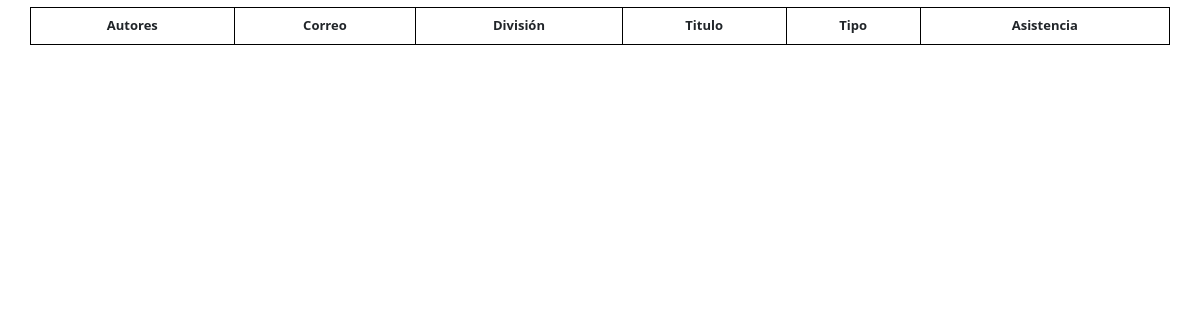
Before: /informe/ (signed in) with the older database file.
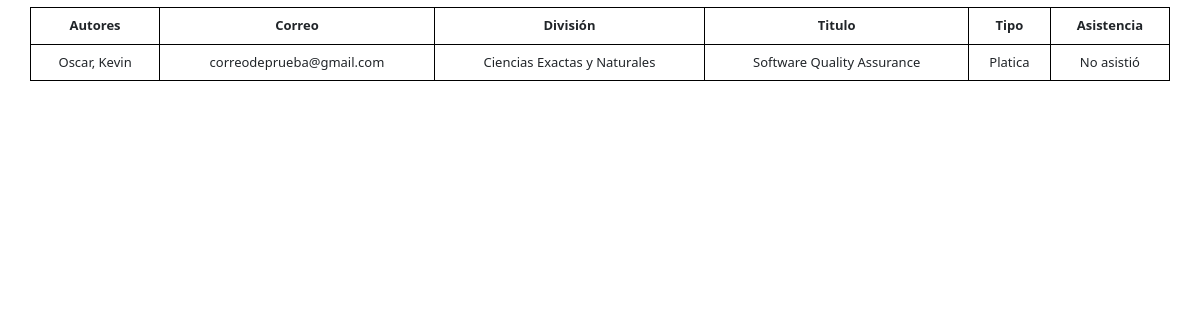
After: the same page with the newer database file.
### Aplicacion/models.py (models this page shows, shortened)
class InputModel(models.Model):
    autores = models.TextField()
    correo = models.EmailField(max_length=250)
    division = models.CharField(max_length=250)
    titulo = models.CharField(max_length=250)
    tipo = models.CharField(max_length=250, choices=[('Platica', 'Plática'), ('Poster', 'Póster')], default='')
    resumen = models.FileField(upload_to=update_filename, null=True)
    asistencia = models.BooleanField(default = False)
    code = models.ImageField(blank=True)
    ESTADO_REVISION = [
        (1, 'sin revision'),
        (2, 'pendiente'),
        (3, 'aceptada'),
        (4, 'rechazada'),
    ]
    estado = models.IntegerField(
        choices=ESTADO_REVISION,
        default=1,
    )

### Aplicacion/views.py (the view)
# urls.py: path('informe/', views.Asistencias, name="informe"),
@login_required(login_url="/login")
def Asistencias(request):
    Ponencias = InputModel.objects.all()
    return render(request, "home/Informe.html", {"Ponencias": Ponencias})

### Aplicacion/templates/home/Informe.html (shortened to what this page needs)
<!DOCTYPE html>
<html lang="en">
<head>
    <link href="https://cdn.jsdelivr.net/npm/bootstrap@5.2.1/dist/css/bootstrap.min.css" rel="stylesheet">
</head>
<body>
    <table class="table mx-auto container">
        <thead>
            <th scope="col">Autores</th>
            <th scope="col">Correo</th>
            <th scope="col">División</th>
            <th scope="col">Titulo</th>
            <th scope="col">Tipo</th>
            <th scope="col">Asistencia</th>
        </thead>
        {% for ponencia in Ponencias %}
            <tr>
                <div class="container">
                    <td>{{ponencia.autores}}</td>
                    <td>{{ponencia.correo}}</td>
                    <td>{{ponencia.division}}</td>
                    <td>{{ponencia.titulo}}</td>
                    <td>{{ponencia.tipo}}</td>
                    {% if ponencia.Asistencia == True %}
                    <td>Asistió</td>
                    {% else %}
                    <td>No asistió</td>
                    {% endif %}
                </div>
            </tr>
        {% endfor %}
    </table>
</body>
</html>

Changed rows visible on the page:
added InputModel: autores "Oscar, Kevin", correo "correodeprueba@gmail.com", division "Ciencias Exactas y Naturales", titulo "Software Quality Assurance", tipo "Platica"
